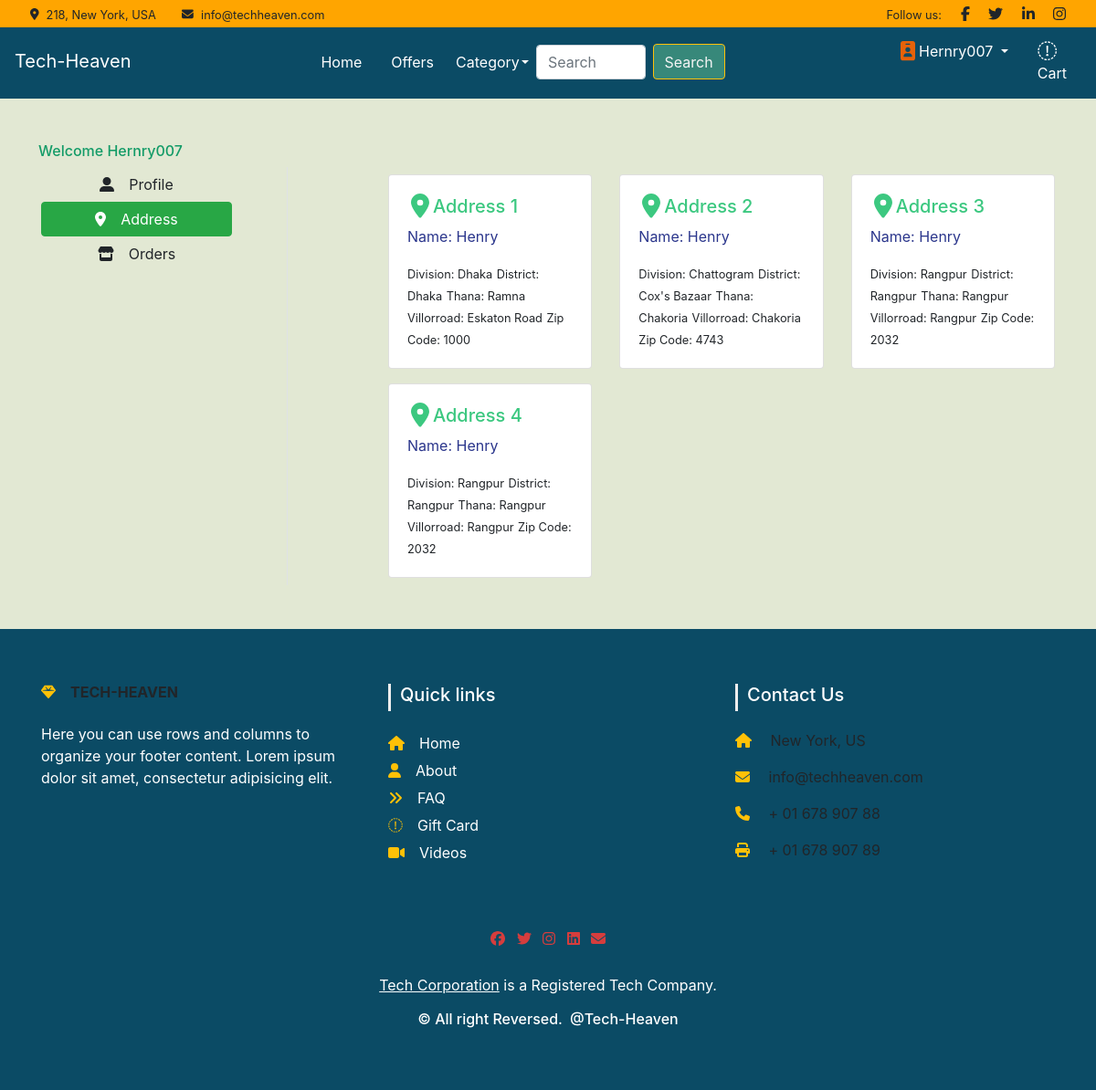
Screenshot of /address/ (signed in) with the database file from the repository.
### Shop/models.py (models this page shows, shortened)
class Customer(models.Model):
    user = models.ForeignKey(User, on_delete=models.CASCADE)
    name = models.CharField(max_length=200)
    division = models.CharField(choices= DIVISION_CHOICE, max_length=50)
    district = models.CharField(max_length=200)
    thana = models.CharField(max_length=50)
    villorroad = models.CharField(max_length=50)
    zipcode = models.IntegerField()

### Shop/views.py (the view)
# urls.py: path('address/', views.address, name='address'),
@login_required
def address(request):
    add = Customer.objects.filter(user = request.user)
    return render(request, 'Shop/address.html', {'add':add, 'active':'btn-success'})

### Shop/templates/Shop/address.html (shortened to what this page needs)
{% extends 'Shop/common/base.html' %}
{% load static %}
{% block css%}<link rel="stylesheet" href="{% static 'Shop/css/forms.css' %}"> {% endblock css%}
{% block main-content %}
<div class="container my-5">
    <div class="row">
        <h6 style = "color:#139B67">Welcome <span class="text-capitalize">{{request.user}}</span></h6>
        <div class="col-sm-3 border-end">
            <ul class="list-unstyled">
                <li class="d-grid"><a href="{% url 'profile' %}" class="btn btn-custom-pro1"><i class="fas fa-user-alt me-3"></i>Profile</a></li>
                <li class="d-grid"><a href="{% url 'address' %}" class="btn {{active}} btn-custom-pro1"><i class="fas fa-map-marker-alt me-3"></i>Address</a></li>
                <li class="d-grid"><a href="{% url 'orders' %}" class="btn btn-custom-pro1"><i class="fas fa-store me-3"></i>Orders</a></li>
            </ul>
        </div>
        <div class="col-sm-8 offset-sm-1">
            <div class="row">
                {% for ad in add %}
                <div class="col-sm-4 my-2">
                    <div class="card">
                        <div class="card-body">
                            <h5 style="color: #3cc880;"><i class="fas fa-map-marker-alt fa-lg mx-1" style="color: #3cc880;"></i>Address {{forloop.counter}}</h5>
                            <p style="color: #2b368c;">Name: {{ad.name}}</p>
                            <small>Division: {{ad.division}}</small>
                            <small>District: {{ad.district}}</small>
                            <small>Thana: {{ad.thana}}</small>
                            <small>Villorroad: {{ad.villorroad}}</small>
                            <small>Zip Code: {{ad.zipcode}}</small>
                        </div>
                    </div>
                </div>
                {% endfor %}
            </div>
        </div>
    </div>
</div>
{% endblock main-content %}

### Shop/templates/Shop/common/base.html (shortened to what this page needs)
<!doctype html>
{% load static %}
<html lang="en">
<head>
    <link href="https://cdn.jsdelivr.net/npm/bootstrap@5.0.0-beta1/dist/css/bootstrap.min.css" rel="stylesheet"
>
    <link rel="stylesheet" href="{% static 'Shop/css/owl.carousel.min.css' %}">
    <link rel="stylesheet" href="{% static 'Shop/css/review-owl.css' %}">
    <link rel="stylesheet" href="{% static 'Shop/css/all.min.css' %}">
    <link rel="stylesheet" href="{% static 'Shop/css/style.css' %}">
    {% block css %} {% endblock css %}
</head>
<body class = "tech">
      <div class="container-fluid fixed-top px-0">
          <div class="top-bar row gx-0 align-items-center d-none d-lg-flex">
              <div class="col-lg-6 px-5 text-start">
                  <small><i class="fa fa-map-marker-alt me-2"></i>218, New York, USA</small>
                  <small class="ms-4"><i class="fa fa-envelope me-2"></i>info@techheaven.com</small>
              </div>
              <div class="col-lg-6 px-5 text-end">
                  <small>Follow us:</small>
                  <a class="text-body ms-3" href=""><i class="fab fa-facebook-f"></i></a>
                  <a class="text-body ms-3" href=""><i class="fab fa-twitter"></i></a>
                  <a class="text-body ms-3" href=""><i class="fab fa-linkedin-in"></i></a>
                  <a class="text-body ms-3" href=""><i class="fab fa-instagram"></i></a>
              </div>
          </div>
      </div>
      <nav class="navbar navbar-expand-lg navbar-dark nav-background-custom">
        <a class="navbar-brand" href="/">Tech-Heaven</a>
        <div class="collapse navbar-collapse" id="navbarSupportedContent">
            <ul class="navbar-nav me-auto mb-2 mb-lg-0">
                <li class="nav-item mx-2">
                    <a class="nav-link active" aria-current="page" href="/">Home</a>
                </li>
                <li class="nav-item mx-2">
                    <a class="nav-link active" aria-current="page" href="#">Offers</a>
                </li>
                <li class="nav-item">
                    <a class="nav-link active" aria-current="page" href="#">Category</a>
                </li>
                <li class="nav-item dropdown">
                    <a class="nav-link dropdown-toggle text-white" href="#" id="electronicsDropdown" role="button"
                        data-bs-toggle="dropdown" aria-expanded="false">
                    </a>
                </li>
            </ul>
            <form class="d-flex">
                <input class="form-control me-2" type="search" placeholder="Search" aria-label="Search" id="custom-search-input">
                <button class="btn btn-warning" type="submit" id="custom-search-button">Search</button>
            </form>
            <div>
                <ul class="navbar-nav me-auto mb-2 mb-lg-0">
                    {% if request.user.is_authenticated %}
                    <li class="nav-item dropdown mx-2">
                        <a class="nav-link dropdown-toggle text-white" href="#" id="profileDropdown" role="button"
                            data-bs-toggle="dropdown" aria-expanded="false"><i class="fas fa-id-badge fa-lg" style="color: #e6620a;"></i>
                            {{request.user.username|capfirst}}
                        </a>
                    </li>
                    <li class="nav-item mx-2 dropdown">
                        <a href="{% url 'showcart' %}" class="nav-link text-white"><i class="fa fad fa-shopping-cart fa-lg" style="--fa-secondary-opacity: 0.3; me-3"></i> Cart </a>
                    </li>
                    {% endif %}
                </ul>
            </div>
        </div>
</nav>
{% block main-content %} {% endblock main-content %}
<link href="//maxcdn.bootstrapcdn.com/bootstrap/4.0.0/css/bootstrap.min.css" rel="stylesheet" id="bootstrap-css">
<section id="footer">
<div class="container footer">
  <div class="row text-center text-xs-center text-sm-left text-md-left">
    <div class="col-xs-12 col-sm-4 col-md-4">
      <h6 class="text-uppercase fw-bold mb-4">
        <i class="fas fa-gem me-3 text-warning"></i>Tech-Heaven
      </h6>
      <p class = "text-white">
        Here you can use rows and columns to organize your footer content. Lorem ipsum
        dolor sit amet, consectetur adipisicing elit.
      </p>
    </div>
    <div class="col-xs-12 col-sm-4 col-md-4">
      <h5>Quick links</h5>
      <ul class="list-unstyled quick-links">
        <li><a href="#"><i class="fa fa-home me-3 text-warning"></i>Home</a></li>
        <li><a href="#"><i class="fa fa-solid fa-user me-3 text-warning"></i>About</a></li>
        <li><a href="#"><i class="fa fa-angle-double-right me-3 text-warning"></i>FAQ</a></li>
        <li><a href="#"><i class="fa fa-sharp fa-solid fa-gift me-3 text-warning"></i>Gift Card</a></li>
        <li><a href="#"><i class="fa fa-solid fa-video me-3 text-warning"></i>Videos</a></li>
      </ul>
    </div>
    <div class="col-xs-12 col-sm-4 col-md-4">
      <h5>Contact Us</h5>
      <p><i class="fas fa-home me-3 text-warning"></i> New York, US</p>
      <p>
        <i class="fas fa-envelope me-3 text-warning"></i>
        info@techheaven.com
      </p>
      <p><i class="fas fa-phone me-3 text-warning"></i> + 01 678 907 88</p>
      <p><i class="fas fa-print me-3 text-warning"></i> + 01 678 907 89</p>
    </div>
  </div>
  <div class="row">
    <div class="col-xs-12 col-sm-12 col-md-12 mt-2 mt-sm-5">
      <ul class="list-unstyled list-inline social text-center">
        <li class="list-inline-item"><a href="javascript:void();"><i class="fab fa-facebook fa-spin" style="color: #d63d3d;"></i></a></li>
        <li class="list-inline-item"><a href="javascript:void();"><i class="fab fa-twitter fa-spin" style="color: #d63d3d;"></i></a></li>
        <li class="list-inline-item"><a href="javascript:void();"><i class="fab fa-instagram fa-spin" style="color: #d63d3d;"></i></a></li>
        <li class="list-inline-item"><a href="javascript:void();"><i class="fab fa-linkedin fa-spin" style="color: #d63d3d;"></i></a></li>
        <li class="list-inline-item"><a href="javascript:void();" target="_blank"><i class="fa fa-envelope" style="color: #d63d3d;"></i></a></li>
      </ul>
    </div>
  </div>
  <div class="row">
    <div class="col-xs-12 col-sm-12 col-md-12 mt-2 mt-sm-2 text-center text-white">
      <p><u><a href="https://www.tech-heaven.com/">Tech Corporation</a></u> is a Registered Tech Company.</p>
      <p class="h6">&copy All right Reversed.<a class="text-green ml-2" href="https://www.tech-heaven.com/" target="_blank">@Tech-Heaven</a></p>
    </div>
  </div>
</div>
</section>
</body>
</html>

### Shop/static/Shop/css/style.css (style rules this page uses)
.top-bar { height: 30px; border-bottom: 1px solid rgba(0, 0, 0, .07); background-color: orange }
.nav-background-custom { background-color: #0b4b65!important; }
.ml-2, .mx-2 { margin-left: 0.25rem!important; }
.navbar-expand-lg .navbar-nav { margin-left: 176px; margin-top: 28px; }
#electronicsDropdown { margin-left: -18px; }
#custom-search-input { margin-top: 28px; }
#custom-search-button { margin-top: 27px; color:whitesmoke; background-color: #37887a; }
.navbar-dark .navbar-brand { color: #fff; margin-top: 25px; }
.tech { background-color: #d8e0c3b8; }
section { padding: 60px 0; }
#footer { background: #0b4b65!important;; }
#footer h5 { padding-left: 10px; border-left: 3px solid #eeeeee; padding-bottom: 6px; margin-bottom: 20px; color:#ffffff; }
#footer a { color: #ffffff; text-decoration: none !important; background-color: transparent; -webkit-text-decoration-skip: objects; }
#footer ul.social li { padding: 3px 0; }
#footer ul.social li a, #footer ul.quick-links li a { color:#ffffff; }
#footer ul.quick-links li { padding: 3px 0; -webkit-transition: .5s all ease; -moz-transition: .5s all ease; transition: .5s all ease; }

### Shop/static/Shop/css/forms.css (style rules this page uses)
.btn-custom-pro1 { margin-right: 45px; }

### rows the page displays
Customer: name "Henry", division "Dhaka", district "Dhaka", thana "Ramna", villorroad "Eskaton Road", zipcode "1000"
Customer: name "Henry", division "Chattogram", district "Cox's Bazaar", thana "Chakoria", villorroad "Chakoria", zipcode "4743"
Customer: name "Henry", division "Rangpur", district "Rangpur", thana "Rangpur", villorroad "Rangpur", zipcode "2032"
Customer: name "Henry", division "Rangpur", district "Rangpur", thana "Rangpur", villorroad "Rangpur", zipcode "2032"

### other values shown
{{ request.user.username|capfirst }} "Hernry007"
{{ request.user }} "Hernry007"
